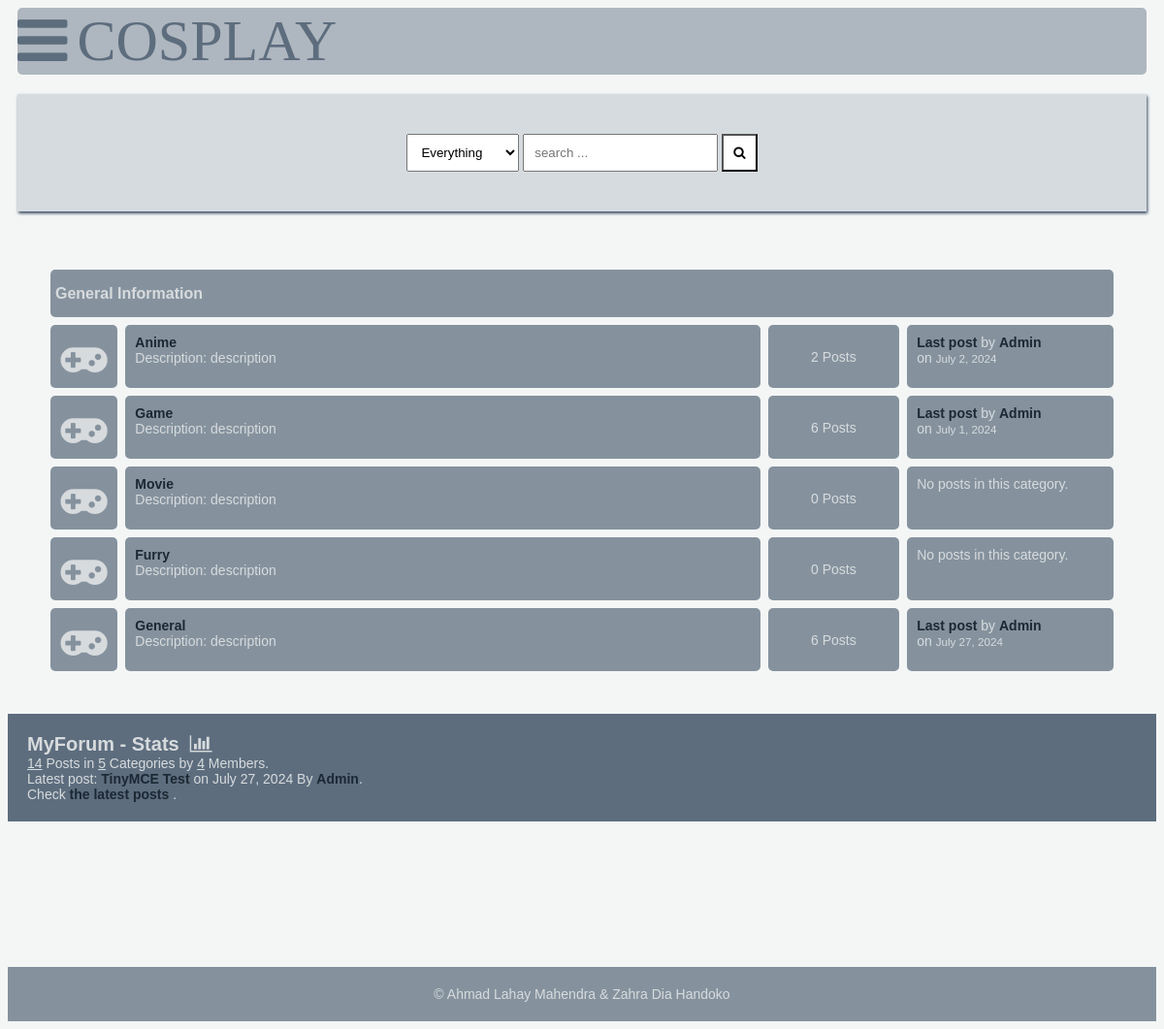
The page / on the database its author committed.
### main/models.py (models this page shows, shortened)
class Category(models.Model):
    title = models.CharField(max_length=50) #Category title
    slug = models.SlugField(max_length=400, unique=True, blank=True) #URL version of the category
    description = models.TextField(default="description") #Description of the category
    class Meta:
        verbose_name_plural = "categories" #Plural name for Category
    def get_url(self):
        return reverse("posts", kwargs={
            "slug":self.slug
        })
    @property
    def num_posts(self):
        return Post.objects.filter(categories=self).count()
    @property
    def last_post(self):
        return Post.objects.filter(categories=self).latest("date")

class Post(models.Model):
    title = models.CharField(max_length=400) #Title of the Post
    slug = models.SlugField(max_length=400, unique=True, blank=True) #URL version of the Post
    user = models.ForeignKey(Author, on_delete=models.CASCADE) #Link to Author model
    content = HTMLField() #HTML field for the Post's content
    image = models.ImageField(upload_to='post_images', blank=True, null=True) #Image upload function
    categories = models.ManyToManyField(Category) #Many-to-many relationship with Category
    date = models.DateTimeField(auto_now_add=True) #Date Post was created
    approved = models.BooleanField(default=False) #Post approved status (Default = False)
    hit_count_generic = GenericRelation(HitCount, object_id_field='object_pk',
        related_query_name='hit_count_generic_relation'
    ) #Generic relation for Hitcount (Views)
    tags = TaggableManager() #Taggable manager for Tags
    comments = models.ManyToManyField(Comment, blank=True) #Many-to-many relationship with comments
    closed = models.BooleanField(default=False) #Open or closed status of the Post (Default = False)
    state = models.CharField(max_length=40, default="zero") #State of the Post
    def get_url(self):
        return reverse("detail", kwargs={
            "slug":self.slug
        })
    class Meta:
        indexes = [
            models.Index(fields=['date']),
            models.Index(fields=['slug']),
        ]

class Author(models.Model):
    user = models.ForeignKey(User, on_delete=models.CASCADE) #Link to user model
    email = models.EmailField(max_length=254, blank=True, null=False) #Email address of the user/author)
    fullname = models.CharField(max_length=40, blank=True) #Full name of the user/author
    slug = models.SlugField(max_length=400, unique=True, blank=True) #URL version of the name
    bio = HTMLField() #HTML field for author's bio
    points = models.IntegerField(default=0) #Points the author has received
    profile_pic = ResizedImageField(size=[50, 80], quality=100, upload_to="authors", default=None, null=True, blank=True) #Profile image

### main/views.py (the view)
# urls.py: path("", home, name="home"), #URL pattern for the home view
def home(request):
    forums = Category.objects.all() #Get all Categories
    num_posts = Post.objects.all().count() #Count all Posts
    num_users = User.objects.all().count() #Count all Users
    num_categories = forums.count() #Count all Categories
    author = None
    if request.user.is_authenticated:
        author = Author.objects.get(user=request.user)
    try:
        last_post = Post.objects.latest("date") #Get latest Post
    except:
        last_post = [] #If no Posts, set last Posts as an empty list
    context = {
        "forums":forums,
        "num_posts":num_posts,
        "num_users":num_users,
        "num_categories":num_categories,
        "last_post":last_post,
        "title": "COSPLAY Forum",
        "author": author,
    }
    return render(request, "forums.html", context) #Render the homepage with the context

### main/context_processors.py (called while the page is built, shortened)
def searchFunction(request):
    search_context = {}  #Initialize an empty dictionary for the search context
    posts = Post.objects.all()  #Retrieve all posts from the database
    return search_context  #Return the search context

### templates/forums.html
{% extends 'base.html' %}
{% block content %}
    <div class="container">
        <div class="subforum">
            {% if forums %}
                <div class="subforum-title">
                    <h1>General Information</h1>
                </div>
                {% for forum in forums %}
                    <div class="subforum-row">
                        <div class="subforum-icon subforum-column center">
                            <i class="fa fa-gamepad"></i>
                        </div>
                        <div class="subforum-description subforum-column">
                            <h4><a href="{{forum.get_url}}">{{forum.title}}</a></h4>
                            <p>Description: {{forum.description}} </p>
                        </div>
                        <div class="subforum-stats subforum-column center">
                            <span>{{forum.num_posts}} Posts</span>
                        </div>
                        <div class="subforum-info subforum-column">
                            {% if forum.last_post %}
                                <b><a href="{{forum.last_post.get_url}}">Last post</a></b> by <a href="">{{forum.last_post.user.user|title}}</a>
                                <br>on <small>{{forum.last_post.date|date}}</small>
                            {% else %}
                                <span>No posts in this category.</span>
                            {% endif %}
                        </div>
                    </div>
                {% endfor %}
            {% else %}
                <div class="subforum-title">
                    <h1><i class="fa fa-frown-o"></i>&nbsp;you have no posts yet.</h1>
                </div>
            {% endif %}
        </div>
    </div>
    <div class="forum-info">
        <div class="chart">
            MyForum - Stats &nbsp;<i class="fa fa-bar-chart"></i>
        </div>
        <span><u>{{num_posts}}</u> Posts in <u>{{num_categories}}</u> Categories by <u>{{num_users}}</u> Members.</span><br>
        {% if forums %}
            <span>Latest post: <b><a href="{{last_post.get_url}}">{{last_post.title}}</a></b> on {{last_post.date|date}} By <a href="">{{last_post.user.user|title}}</a></span>.<br>
            <span>Check <a href="{% url 'latest_posts' %}">the latest posts</a> .</span><br>
        {% endif %}
    </div>
    {% endblock content %}

### static/css/style.css (style rules this page uses)
* { box-sizing: border-box; }
html { font-size: 14px; font-family: 'Titillium Web', sans-serif; background-color:#F4F6F6; color:#D7DBDD; }
a { color:#1c2833; font-weight: bolder; text-decoration: none; }
h1 { font-size:16px; font-weight: bolder; }
.container { margin: 20px; padding: 20px; }
.subforum { margin-top:20px; }
.subforum-title { background-color:#85929E; padding: 5px; border-radius: 5px; margin:4px; }
.subforum-row { display: grid; grid-template-columns: 7% 60% 13% 20%; }
.subforum-column { padding: 10px; margin:4px; border-radius: 5px; background-color:#85929E; }
.subforum-description * { margin-block: 0; }
.center { display: flex; justify-content: center; align-items: center; }
.subforum-icon i { font-size: 45px; }
.forum-info { padding: 20px; background-color: #5d6d7e; }
.chart { font-size:20px; font-weight:bold; }

### rows shown on the page
Category: title "Anime", description "description", num_posts "2", last_post.user.user "Admin", last_post "July 2, 2024"
Category: title "Game", description "description", num_posts "6", last_post.user.user "Admin", last_post "July 1, 2024"
Category: title "Movie", description "description", num_posts "0", shows "No posts in this category."
Category: title "Furry", description "description", num_posts "0", shows "No posts in this category."
Category: title "General", description "description", num_posts "6", last_post.user.user "Admin", last_post "July 27, 2024"
Post: title "TinyMCE Test", date "July 27, 2024", user.user "Admin"

### other values the page prints
{{ num_posts }} "14"
{{ num_categories }} "5"
{{ num_users }} "4"
